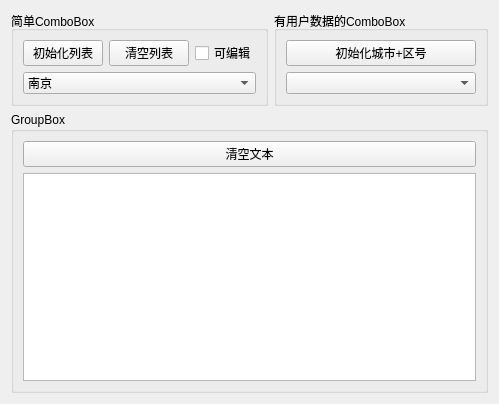
<?xml version="1.0" encoding="UTF-8"?>
<ui version="4.0">
 <class>Widget</class>
 <widget class="QWidget" name="Widget">
  <property name="geometry">
   <rect>
    <x>0</x>
    <y>0</y>
    <width>499</width>
    <height>404</height>
   </rect>
  </property>
  <property name="windowTitle">
   <string>Combo</string>
  </property>
  <layout class="QGridLayout" name="gridLayout_4">
   <item row="0" column="0">
    <widget class="QGroupBox" name="groupBox">
     <property name="title">
      <string>简单ComboBox</string>
     </property>
     <layout class="QGridLayout" name="gridLayout_2">
      <item row="0" column="0">
       <widget class="QPushButton" name="btnInitLeft">
        <property name="text">
         <string>初始化列表</string>
        </property>
       </widget>
      </item>
      <item row="0" column="1">
       <widget class="QPushButton" name="btnClearLeft">
        <property name="text">
         <string>清空列表</string>
        </property>
       </widget>
      </item>
      <item row="0" column="2">
       <widget class="QCheckBox" name="chkEditable">
        <property name="text">
         <string>可编辑</string>
        </property>
       </widget>
      </item>
      <item row="1" column="0" colspan="3">
       <widget class="QComboBox" name="comboLeft">
        <item>
         <property name="text">
          <string>南京</string>
         </property>
         <property name="icon">
          <iconset>
           <normaloff>../../《Qt 6 C++开发指南》全书示例源码、演示软件及使用说明-20231218更新/03《Qt 6 C++开发指南》全书示例源码--qmake练习版 V1.1/Chap04_Widgets/samp4_09Combobox/icons/UNIT.ICO</normaloff>../../《Qt 6 C++开发指南》全书示例源码、演示软件及使用说明-20231218更新/03《Qt 6 C++开发指南》全书示例源码--qmake练习版 V1.1/Chap04_Widgets/samp4_09Combobox/icons/UNIT.ICO</iconset>
         </property>
        </item>
        <item>
         <property name="text">
          <string>杭州</string>
         </property>
        </item>
        <item>
         <property name="text">
          <string>苏州</string>
         </property>
        </item>
        <item>
         <property name="text">
          <string>小邓</string>
         </property>
        </item>
       </widget>
      </item>
     </layout>
    </widget>
   </item>
   <item row="0" column="1">
    <widget class="QGroupBox" name="groupBox_2">
     <property name="title">
      <string>有用户数据的ComboBox</string>
     </property>
     <layout class="QGridLayout" name="gridLayout_3">
      <item row="0" column="0">
       <widget class="QPushButton" name="btnInitRight">
        <property name="text">
         <string>初始化城市+区号</string>
        </property>
       </widget>
      </item>
      <item row="1" column="0">
       <widget class="QComboBox" name="comboRight">
        <property name="placeholderText">
         <string>请选择城市</string>
        </property>
       </widget>
      </item>
     </layout>
    </widget>
   </item>
   <item row="1" column="0" colspan="2">
    <widget class="QGroupBox" name="groupBox_3">
     <property name="title">
      <string>GroupBox</string>
     </property>
     <layout class="QGridLayout" name="gridLayout">
      <item row="0" column="0">
       <widget class="QPushButton" name="btnClearUnder">
        <property name="text">
         <string>清空文本</string>
        </property>
       </widget>
      </item>
      <item row="1" column="0">
       <widget class="QTextEdit" name="textEdit"/>
      </item>
     </layout>
    </widget>
   </item>
  </layout>
 </widget>
 <resources/>
 <connections/>
</ui>
